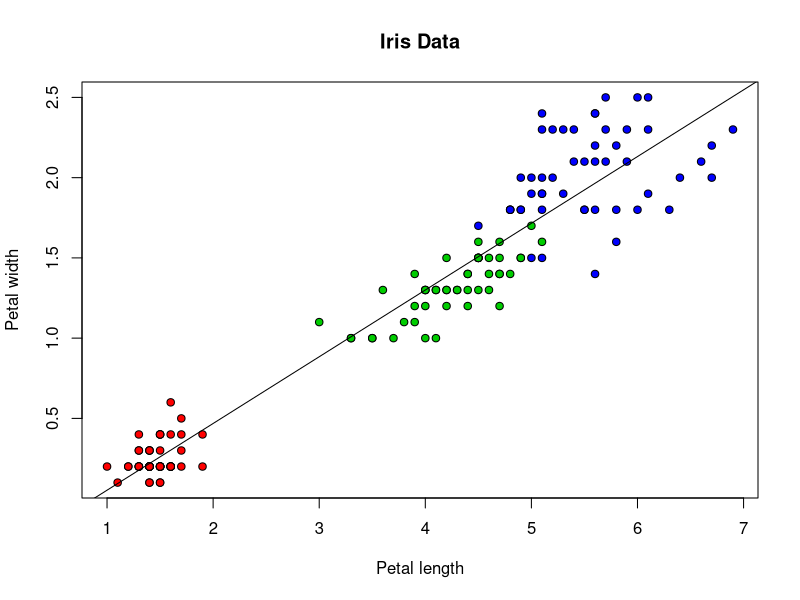
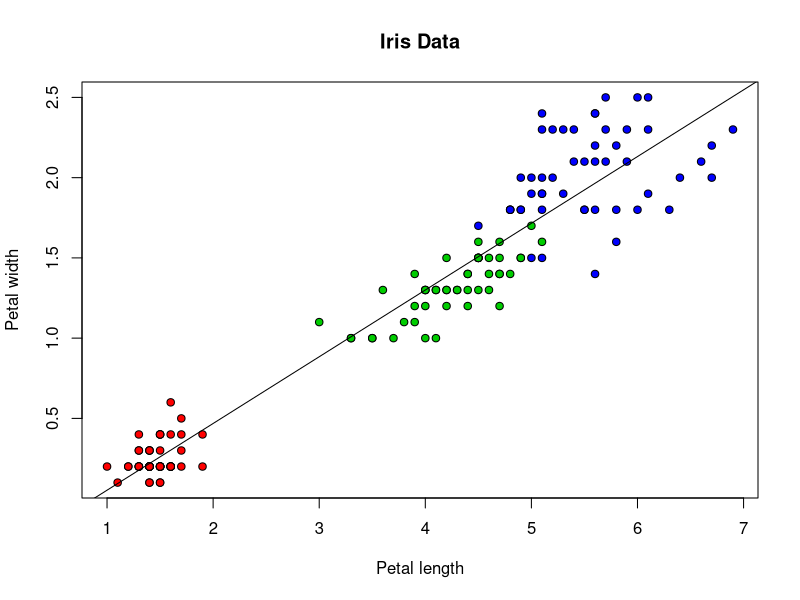
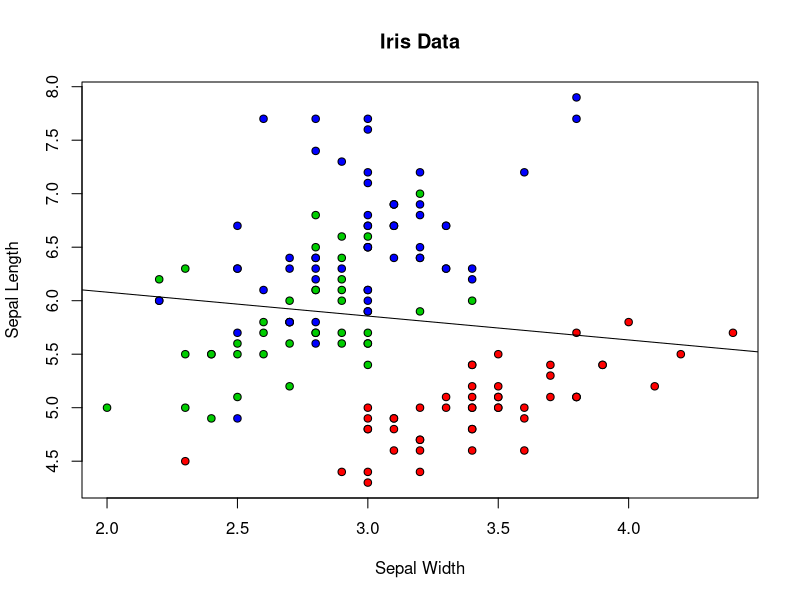
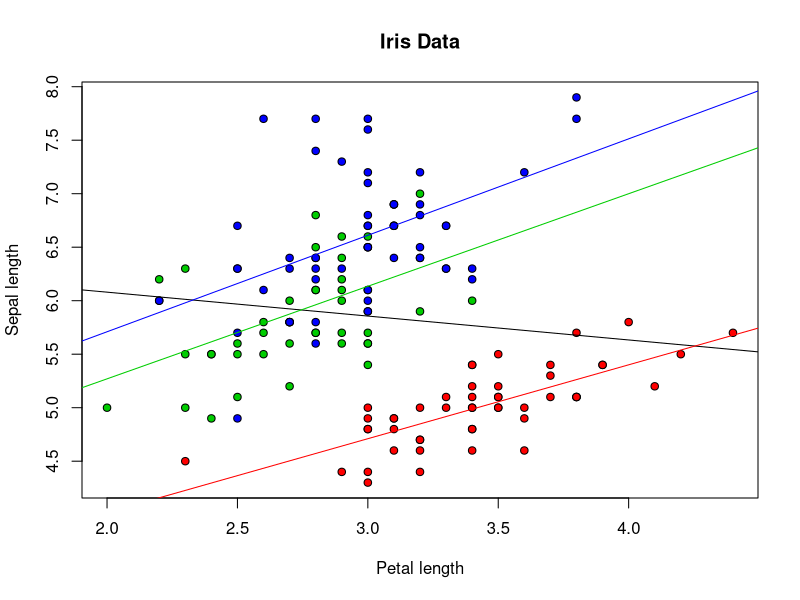

The R source for these figures, in order:
lsfit(iris$Petal.Length, iris$Petal.Width)$coefficients
plot(iris$Petal.Length, iris$Petal.Width, pch=21,
     bg=c("red","green3","blue")[unclass(iris$Species)], main="Iris Data", xlab="Petal length",
     ylab="Petal width")
abline(lsfit(iris$Petal.Length, iris$Petal.Width)$coefficients, col="black")
lm(Petal.Width ~ Petal.Length, data=iris)$coefficients
plot(iris$Petal.Length, iris$Petal.Width, pch=21,
     bg=c("red","green3","blue")[unclass(iris$Species)], main="Iris Data", xlab="Petal length",
     ylab="Petal width")
abline(lm(Petal.Width ~ Petal.Length, data=iris)$coefficients, col="black")
summary(lm(Petal.Width ~ Petal.Length, data=iris))
plot(iris$Sepal.Width, iris$Sepal.Length, pch=21,
     bg=c("red","green3","blue")[unclass(iris$Species)], main="Iris Data", xlab="Sepal Width",
     ylab="Sepal Length")
abline(lm(Sepal.Length ~ Sepal.Width, data=iris)$coefficients, col="black")
summary(lm(Sepal.Length ~ Sepal.Width, data=iris))
plot(iris$Sepal.Width, iris$Sepal.Length, pch=21,
     bg=c("red","green3","blue")[unclass(iris$Species)], main="Iris Data", xlab="Petal length",
     ylab="Sepal length")
abline(lm(Sepal.Length ~ Sepal.Width, data=iris)$coefficients, col="black")
abline(lm(Sepal.Length ~ Sepal.Width,
          data=iris[which(iris$Species=="setosa"),])$coefficients, col="red")
abline(lm(Sepal.Length ~ Sepal.Width,
          data=iris[which(iris$Species=="versicolor"),])$coefficients, col="green3")
abline(lm(Sepal.Length ~ Sepal.Width,
          data=iris[which(iris$Species=="virginica"),])$coefficients, col="blue")
lm(Sepal.Length ~ Sepal.Width, data=iris[which(iris$Species=="setosa"),])$coefficients
lm(Sepal.Length ~ Sepal.Width, data=iris[which(iris$Species=="versicolor"),])$coefficients
lm(Sepal.Length ~ Sepal.Width, data=iris[which(iris$Species=="virginica"),])$coefficients
lm(Sepal.Length ~ Sepal.Width:Species + Species - 1, data=iris)$coefficients
summary(lm(Sepal.Length ~ Sepal.Width:Species + Species - 1, data=iris))
summary(step(lm(Sepal.Length ~ Sepal.Width * Species, data=iris)))
lm(Sepal.Length ~ Sepal.Width:Species + Species - 1, data=iris)$coefficients
lm(Sepal.Length ~ Sepal.Width:Species + Species, data=iris)$coefficients
